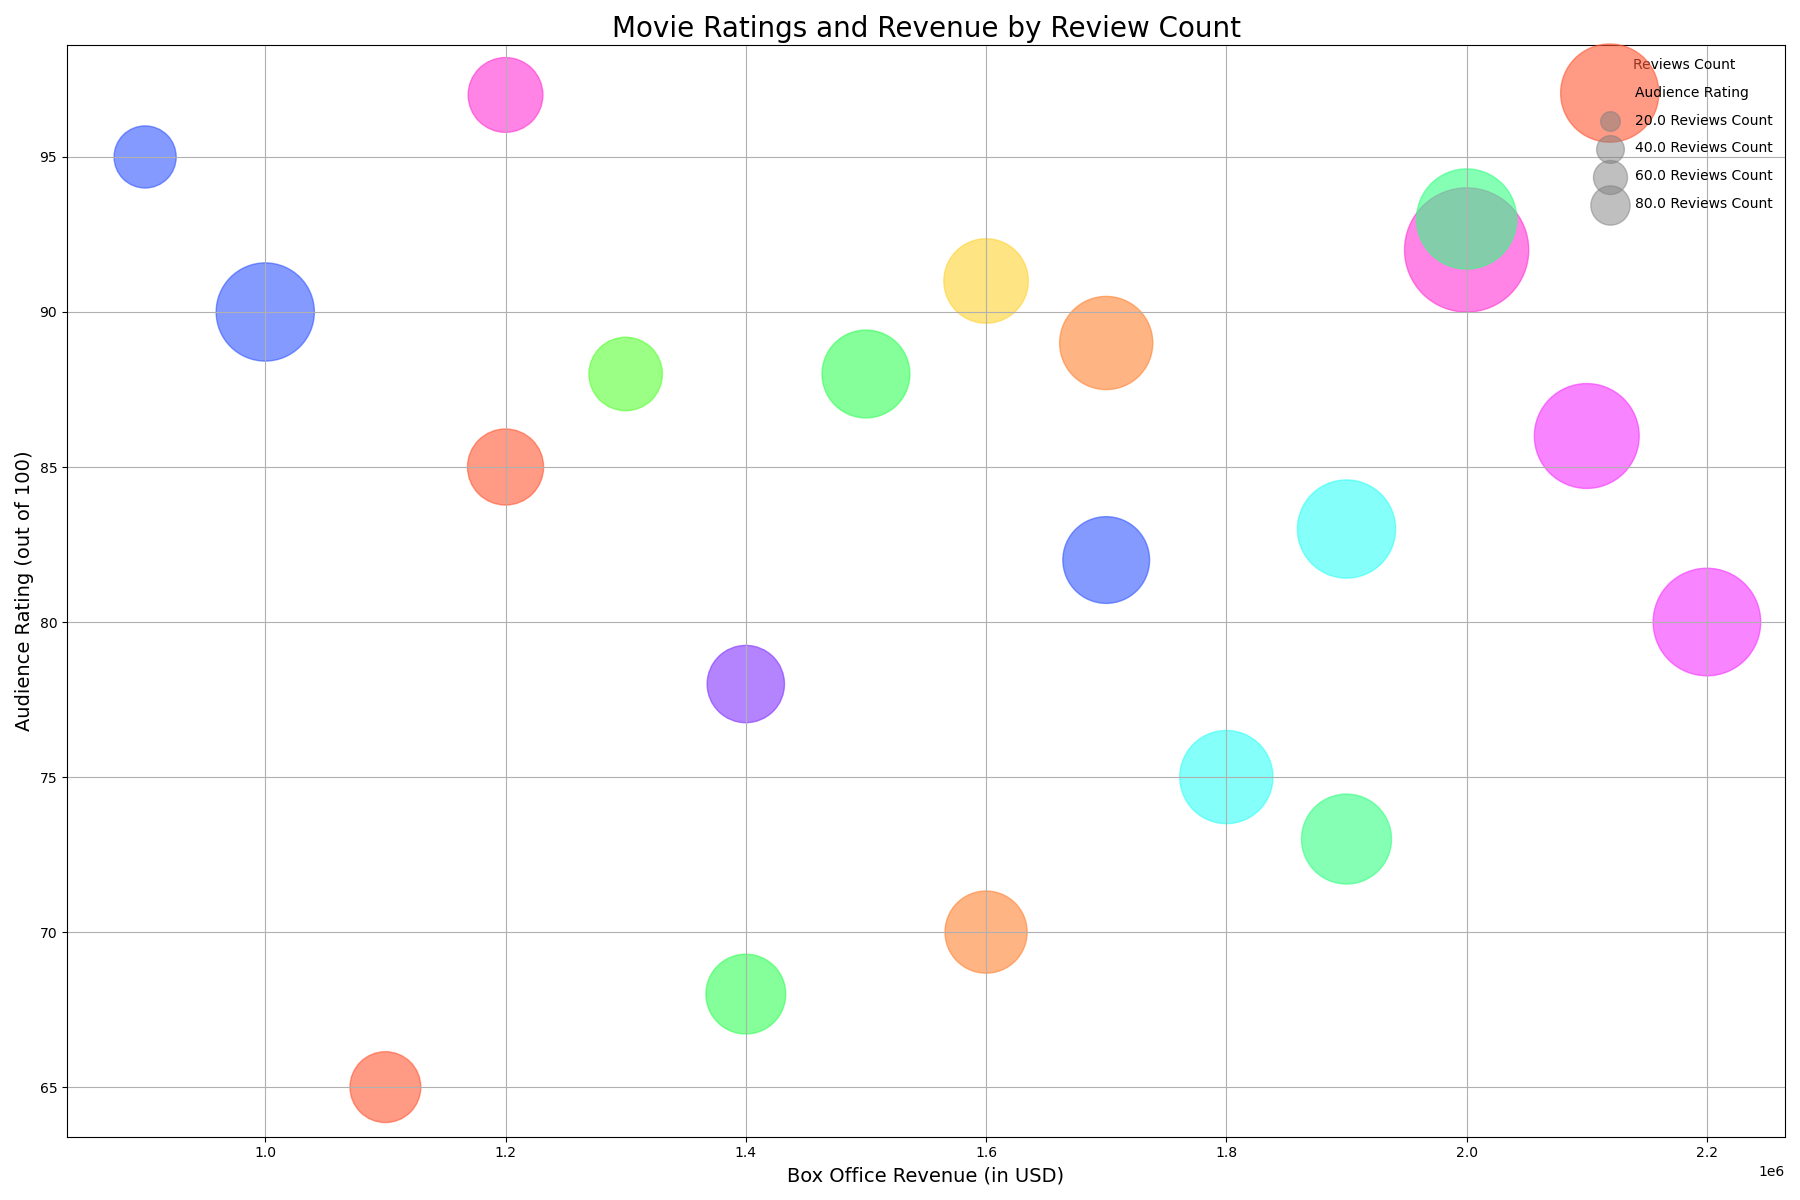

Here is the Python script that generated this plot:

import matplotlib.pyplot as plt
import pandas as pd

data = {
    'Category': ['Science Fiction', 'Science Fiction', 'Drama', 'Drama', 'Action', 'Action', 'Comedy', 'Comedy', 
                 'Romance', 'Romance', 'Thriller', 'Thriller', 'Horror', 'Horror', 'Documentary', 'Documentary', 
                 'Animation', 'Animation', 'Fantasy', 'Fantasy'],
    'Movie': ['Movie A', 'Movie B', 'Movie A', 'Movie B', 'Movie A', 'Movie B', 'Movie A', 'Movie B', 
              'Movie A', 'Movie B', 'Movie A', 'Movie B', 'Movie A', 'Movie B', 'Movie A', 'Movie B', 
              'Movie A', 'Movie B', 'Movie A', 'Movie B'],
    'Box Office Revenue': [1200000, 1500000, 1000000, 2000000, 1800000, 2200000, 1600000, 1900000, 
                           1400000, 1700000, 1300000, 1600000, 1100000, 1400000, 900000, 1200000, 
                           1900000, 2100000, 1700000, 2000000],
    'Audience Rating': [85, 88, 90, 92, 75, 80, 70, 73, 78, 82, 88, 91, 65, 68, 95, 97, 83, 86, 89, 93],
    'Reviews Count': [300, 400, 500, 800, 450, 600, 350, 420, 310, 390, 280, 370, 260, 330, 200, 290, 500, 570, 450, 520]
}

df = pd.DataFrame(data)

fig, ax = plt.subplots(figsize=(18, 12))
scatter = ax.scatter(x='Box Office Revenue', y='Audience Rating', s=df['Reviews Count']*10, 
                     alpha=0.6, c=['#FF5733', '#33FF57', '#3357FF', '#FF33D4', '#33FFF6', '#F633FF', '#FF8333', '#33FF83', 
                                   '#8333FF', '#3357FF', '#57FF33', '#FFD333', '#FF5733', '#33FF57', '#3357FF', '#FF33D4', 
                                   '#33FFF6', '#F633FF', '#FF8333', '#33FF83'], data=df)

ax.set_title('Movie Ratings and Revenue by Review Count', fontsize=20)
ax.set_xlabel('Box Office Revenue (in USD)', fontsize=14)
ax.set_ylabel('Audience Rating (out of 100)', fontsize=14)
plt.grid(True)

for area in [200, 400, 600, 800]: 
    plt.scatter([], [], c='grey', alpha=0.5, s=area, label=f'{area/10} Reviews Count')
plt.legend(scatterpoints=1, frameon=False, labelspacing=1, title='Reviews Count', loc='upper right')

plt.tight_layout()
plt.show()
